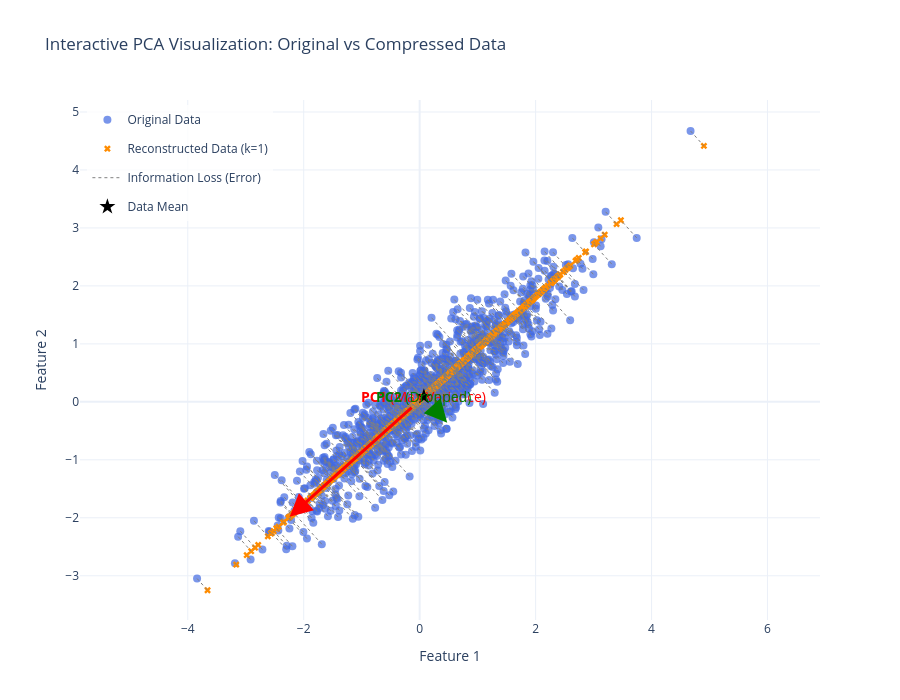

Notebook code for this chart:
### Code cell
fig = go.Figure()

    # A. Plot Original Data
fig.add_trace(go.Scatter(
    x=X[:, 0], y=X[:, 1],
    mode='markers',
    name='Original Data',
    marker=dict(color='royalblue', size=8, opacity=0.7),
    hovertemplate='Feature 1: %{x:.2f}<br>Feature 2: %{y:.2f}<extra></extra>'
))

# B. Plot Reconstructed Data (k=1)
fig.add_trace(go.Scatter(
    x=X_reconstructed[:, 0], y=X_reconstructed[:, 1],
    mode='markers',
    name='Reconstructed Data (k=1)',
    marker=dict(color='darkorange', symbol='x', size=6),
    hovertemplate='Recon F1: %{x:.2f}<br>Recon F2: %{y:.2f}<extra></extra>'
))

# C. Plot Reconstruction Error Lines (Orthogonal distances)
# We add the lines one by one, but group them in the legend
for i in range(n_samples):
    fig.add_trace(go.Scatter(
        x=[X[i, 0], X_reconstructed[i, 0]], 
        y=[X[i, 1], X_reconstructed [i, 1]],
        mode='lines',
        line=dict(color='gray', width=1, dash='dot'),
        showlegend=(i == 0), # Only show the first line in the legend
        name='Information Loss (Error)',
        legendgroup='error_lines',
        hoverinfo='skip'
    ))

# D. Plot Principal Components as Vectors (Arrows)
# Scale vectors by 2 standard deviations (2 * sqrt(eigenvalue)) for visibility
pc1_vec = V[:, 0] * np.sqrt(eigenvalues[0]) * 2
pc2_vec = V[:, 1] * np.sqrt(eigenvalues[1]) * 2

# PC1 Arrow
fig.add_annotation(
    x=mu[0] + pc1_vec[0], y=mu[1] + pc1_vec[1],
    ax=mu[0], ay=mu[1],
    xref='x', yref='y', axref='x', ayref='y',
    showarrow=True, arrowhead=2, arrowsize=1.5, arrowwidth=3, 
    arrowcolor='red', text='<b>PC1</b> (Max Variance)', font=dict(color='red', size=14)
)

# PC2 Arrow
fig.add_annotation(
    x=mu[0] + pc2_vec[0], y=mu[1] + pc2_vec[1],
    ax=mu[0], ay=mu[1],
    xref='x', yref='y', axref='x', ayref='y',
    showarrow=True, arrowhead=2, arrowsize=1.5, arrowwidth=3, 
    arrowcolor='green', text='<b>PC2</b> (Dropped)', font=dict(color='green', size=14)
)

# Plot the Mean center point
fig.add_trace(go.Scatter(
    x=[mu[0]], y=[mu[1]],
    mode='markers',
    name='Data Mean',
    marker=dict(color='black', symbol='star', size=12)
))

# Formatting the layout
fig.update_layout(
    title='Interactive PCA Visualization: Original vs Compressed Data',
    xaxis_title='Feature 1',
    yaxis_title='Feature 2',
    template='plotly_white',
    width=900,
    height=700,
    legend=dict(yanchor="top", y=0.99, xanchor="left", x=0.01, bgcolor="rgba(255, 255, 255, 0.8)")
)

# Force axes to have the same scale so orthogonal lines look perfectly perpendicular 90 degrees
fig.update_yaxes(scaleanchor="x", scaleratio=1)

# Open in browser
fig.show()
